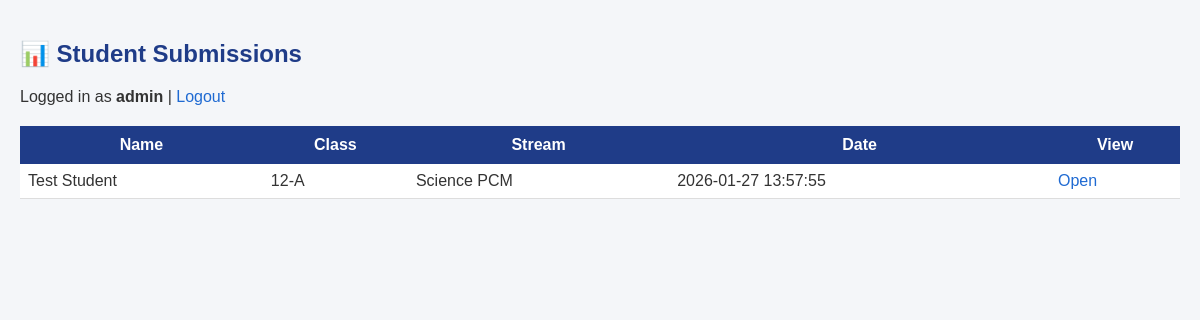
The app's page /dashboard (signed in) with its own data.
### tables this page shows
CREATE TABLE responses(
        id INTEGER PRIMARY KEY,
        name TEXT,
        class_name TEXT,
        stream TEXT,
        psychometric TEXT,
        recommendations TEXT,
        created TIMESTAMP DEFAULT CURRENT_TIMESTAMP
      );

### app.py (the view)
@app.route("/dashboard")
def dashboard():
    if "teacher" not in session:
        return redirect("/")
    con = get_db()
    cur = con.execute("SELECT id,name,class_name,stream,created FROM responses ORDER BY created DESC")
    rows = cur.fetchall()
    con.close()
    return render_template("dashboard.html", rows=rows)

### app.py (called while the page is built)
def get_db():
    return sqlite3.connect(DB)

### templates/dashboard.html (shortened to what this page needs)
<!DOCTYPE html>
<html>
<head>
    <link rel="stylesheet" href="{{ url_for('static', filename='style.css') }}">
</head>
<body>
<h2>📊 Student Submissions</h2>
<p>
    Logged in as <b>{{ session.teacher }}</b>
    |
    <a href="/logout">Logout</a>
</p>
<table>
<tr>
    <th>Name</th>
    <th>Class</th>
    <th>Stream</th>
    <th>Date</th>
    <th>View</th>
</tr>
{% for r in rows %}
<tr>
    <td>{{ r[1] }}</td>
    <td>{{ r[2] }}</td>
    <td>{{ r[3] }}</td>
    <td>{{ r[4] }}</td>
    <td>
        <a href="/student/{{ r[0] }}">Open</a>
    </td>
</tr>
{% endfor %}
</table>
</body>
</html>

### static/style.css (style rules this page uses)
body { font-family: Arial, Helvetica, sans-serif; background-color: #f4f6f9; margin: 0; padding: 20px; color: #333; }
h2, h3 { color: #1f3c88; }
a { color: #1f6ad2; text-decoration: none; }
table { width: 100%; border-collapse: collapse; background: white; margin-top: 20px; }
th { background-color: #1f3c88; color: white; padding: 10px; }
td { padding: 8px; border-bottom: 1px solid #ddd; }

### records on screen
responses: name "Test Student", class_name "12-A", stream "Science PCM", created "2026-01-27 13:57:55"

### other values on screen
{{ session.teacher }} "admin"
